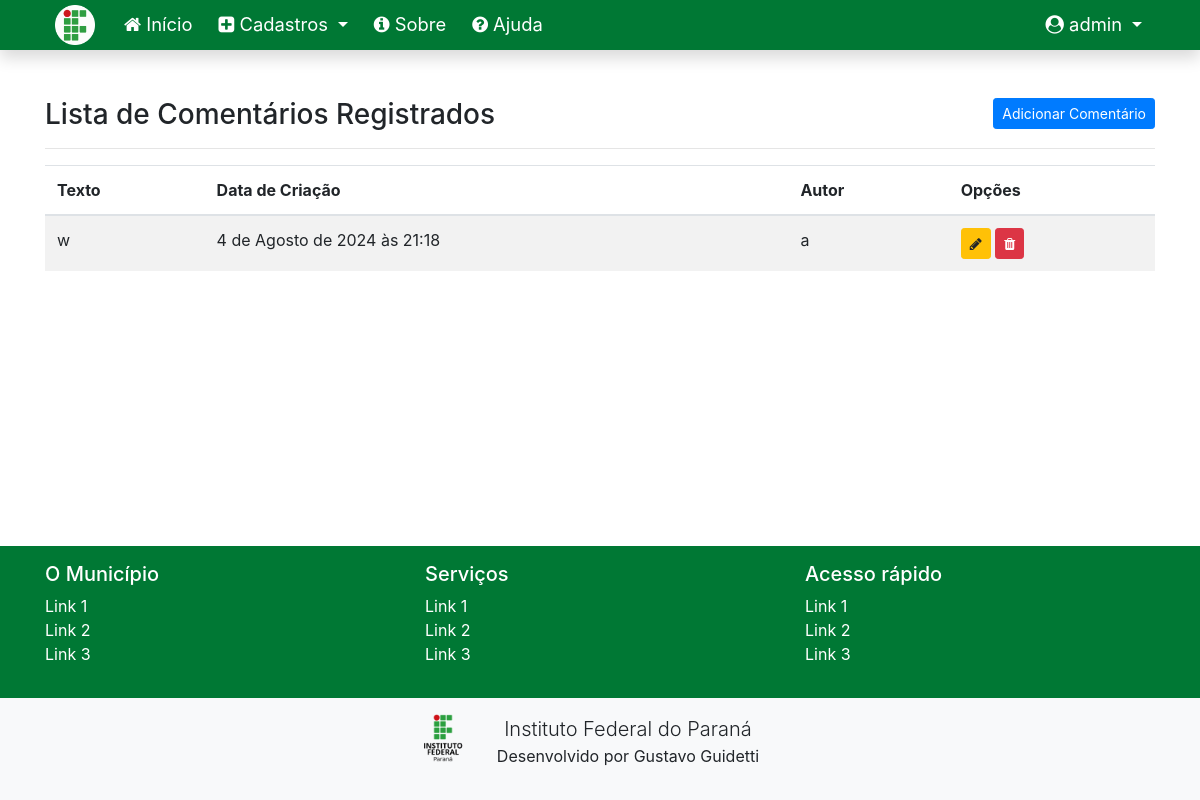
Screenshot of /listar/comentarios/ (signed in) with the database file from the repository.
### cadastros/models.py (models this page shows, shortened)
class Comentario(models.Model):
    texto = models.TextField()
    data_criacao = models.DateTimeField(auto_now_add=True)
    autor = models.ForeignKey(Autor, on_delete=models.PROTECT)

class Autor(models.Model):
    nome = models.CharField(max_length=50)
    email = models.CharField(max_length=50)

### cadastros/views.py (the view)
# urls.py: path('listar/comentarios/', ComentarioList.as_view(), name="listar-comentario"),
class ComentarioList(LoginRequiredMixin, ListView):
    login_url = reverse_lazy('login')
    model = Comentario
    template_name = 'cadastros/listas/comentario.html'

### cadastros/templates/cadastros/listas/comentario.html
{% extends 'paginas/modelo-ifpr.html' %}
{% load static %}
{% block conteudo %}
<h3>
    Lista de Comentários Registrados
    <a href="{% url 'cadastrar-comentario' %}" class="btn btn-primary btn-sm float-right">Adicionar Comentário</a>
</h3>
<hr>
<div class="table-responsive">
    <table class="table table-striped">
        <thead>
            <tr>
                <th>Texto</th>
                <th>Data de Criação</th>
                <th>Autor</th>
                <th>Opções</th>
            </tr>
        </thead>
        <tbody>
            {% for comentario in object_list %}
            <tr>
                <td>{{ comentario.texto|slice:":50" }}{% if comentario.texto|length > 50 %}...{% endif %}</td>
                <td>{{ comentario.data_criacao }}</td>
                <td>{{ comentario.autor.nome }}</td>
                <td>
                    <a href="{% url 'editar-comentario' comentario.pk %}" class="btn btn-warning btn-sm" title="Editar">
                        <i class="fa fa-pencil" aria-hidden="true"></i>
                    </a>
                    <a href="{% url 'excluir-comentario' comentario.pk %}" class="btn btn-danger btn-sm" title="Excluir">
                        <i class="fa fa-trash" aria-hidden="true"></i>
                    </a>
                </td>
            </tr>
            {% empty %}
            <tr>
                <td colspan="4">Nenhum comentário registrado.</td>
            </tr>
            {% endfor %}
        </tbody>
    </table>
</div>
{% endblock %}

### paginas/templates/paginas/modelo-ifpr.html (shortened to what this page needs)
{% load static %}
<!doctype html>
<html lang="pt-br" class="h-100">
<head>
    <link href="{% static 'css/bootstrap.min.css' %}" rel="stylesheet">
    <link href="{% static 'css/font-awesome.min.css' %}" rel="stylesheet">
    <link href="{% static 'css/ifpr.css' %}" rel="stylesheet">
    <link rel="stylesheet" type="text/css" href="https://cdn.datatables.net/v/bs4/dt-1.10.22/datatables.min.css" />
</head>
<body class="d-flex flex-column h-100">
    <main role="main" class="flex-shrink-0">
        {% block menu %}
        <nav class="navbar navbar-expand-lg navbar-dark bg-ifpr font-115 shadow">
            <div class="container">
                <a class="navbar-brand" href="#">
                    <img src="{% static 'img/ifpr-circle.png' %}" height="40" alt="">
                </a>
                <div class="collapse navbar-collapse" id="navbarNavDropdown">
                    <ul class="navbar-nav mr-auto">
                        <li class="nav-item">
                            <a class="nav-link" href="{% url 'index' %}">
                                <i class="fa fa-home" aria-hidden="true"></i>
                                Início
                            </a>
                        </li>
                        {% if request.user.is_authenticated %}
                        <li class="nav-item dropdown">
                            <a class="nav-link dropdown-toggle text-white" href="#" id="navbarDropdownMenuLink"
                                role="button" data-toggle="dropdown" aria-haspopup="true" aria-expanded="false">
                                <i class="fa fa-plus-square" aria-hidden="true"></i>
                                Cadastros
                            </a>
                        </li>
                        {% endif %}
                        <li class="nav-item ">
                            <a class="nav-link" href="{% url 'sobre' %}">
                                <i class="fa fa-info-circle" aria-hidden="true"></i>
                                Sobre
                            </a>
                        </li>
                        <li class="nav-item ">
                            <a class="nav-link" href="#">
                                <i class="fa fa-question-circle" aria-hidden="true"></i>
                                Ajuda
                            </a>
                        </li>
                    </ul>
                    <ul class="navbar-nav">
                        {% if request.user.is_authenticated %}
                        <li class="nav-item dropdown">
                            <a class="nav-link dropdown-toggle text-white" href="#" id="navbarDropdownMenuLink"
                                role="button" data-toggle="dropdown" aria-haspopup="true" aria-expanded="false">
                                <i class="fa fa-user-circle" aria-hidden="true"></i>
                                <span id="username">{{ request.user }}</span>
                            </a>
                        </li>
                        {% endif %}
                    </ul>
                </div>
            </div>
        </nav>
        {% endblock %}
        <div class="container py-5">
            {% block conteudo %}{% endblock %}
        </div>
    </main>
    <footer class="mt-auto">
        {% block rodape-links %}
        <div class="container-fluid bg-ifpr text-white p-3">
            <div class="container">
                <div class="row">
                    <div class="col-sm">
                        <h5>O Município</h5>
                        <ul class="list-unstyled">
                            <li><a href="#" class="text-white">Link 1</a></li>
                            <li><a href="#" class="text-white">Link 2</a></li>
                            <li><a href="#" class="text-white">Link 3</a></li>
                        </ul>
                    </div>
                    <div class="col-sm">
                        <h5>Serviços</h5>
                        <ul class="list-unstyled">
                            <li><a href="#" class="text-white">Link 1</a></li>
                            <li><a href="#" class="text-white">Link 2</a></li>
                            <li><a href="#" class="text-white">Link 3</a></li>
                        </ul>
                    </div>
                    <div class="col-sm">
                        <h5>Acesso rápido</h5>
                        <ul class="list-unstyled">
                            <li><a href="#" class="text-white">Link 1</a></li>
                            <li><a href="#" class="text-white">Link 2</a></li>
                            <li><a href="#" class="text-white">Link 3</a></li>
                        </ul>
                    </div>
                </div>
            </div>
        </div>
        {% endblock %}
        {% block rodape %}
        <div class="container-fluid bg-light text-center p-3">
            <div class="row">
                <div class="col-md-4 mx-auto text-center">
                    <img src="{% static 'img/ifpr.png' %}" height="48" class="float-left" alt="">
                    <p>
                        <span class="lead">Instituto Federal do Paraná</span><br>
                        <span>Desenvolvido por Gustavo Guidetti</span>
                    </p>
                </div>
            </div>
            {% endblock %}
    </footer>
</body>
</html>

### static/css/ifpr.css (style rules this page uses)
.bg-ifpr { background-color: #007834; }
.font-115 { font-size: 115%; }
.navbar { padding: 0 !important; }
.navbar .navbar-brand { padding-left: 10px; }
.navbar a.nav-link { color: white !important; }
.navbar .nav-item { padding: 3px 5px; }
table td { max-width: 500px; }

### rows the page displays
Comentario: texto "w", data_criacao "4 de Agosto de 2024 às 21:18", autor.nome "a"

### other values shown
{{ request.user }} "admin"
